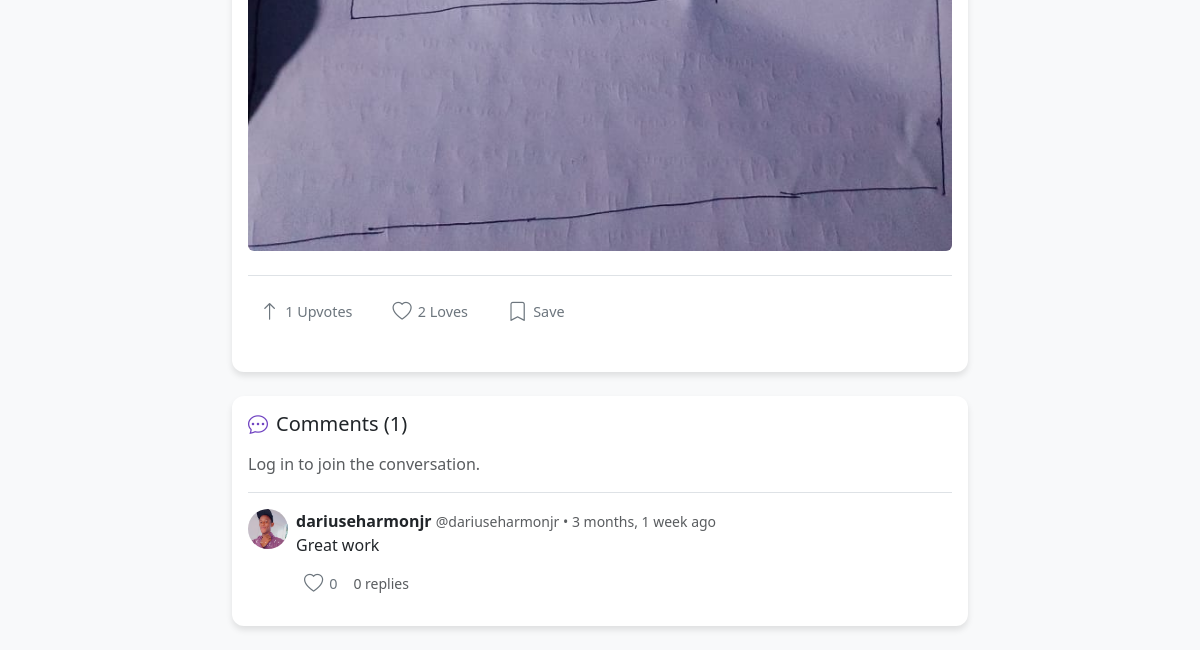
Before: /workflow/5/ (lower part) with the older database file.
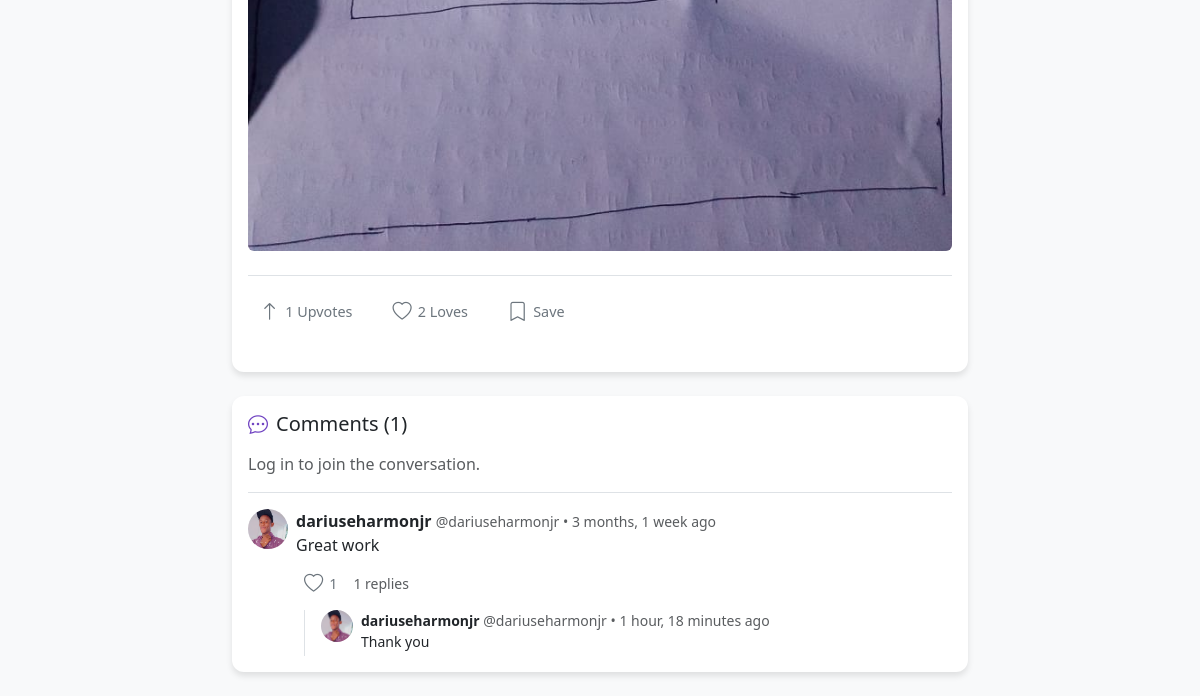
After: the same page with the newer database file.
### workflows/models.py (models this page shows, shortened)
class Workflow(models.Model):
    AI_MODELS = (
        ('ChatGPT', 'ChatGPT'), ('Midjourney', 'Midjourney'), ('Claude', 'Claude'),
        ('Gemini', 'Gemini'), ('Grok', 'Grok'), ('Kimi', 'Kimi'), ('Qwen', 'Qwen'), ('Other', 'Other')
    )
    author = models.ForeignKey(User, on_delete=models.CASCADE, related_name='workflows')
    title = models.CharField(max_length=250)
    description = models.TextField(help_text="Describe the prompt output")
    prompt_text = models.TextField(help_text="The actual prompt text")
    ai_model = models.CharField(max_length=60, choices=AI_MODELS)
    output_image = models.ImageField(upload_to='outputs/', blank=True, null=True)
    output_video = models.FileField(upload_to='outputs/videos/', blank=True, null=True)
    created_at = models.DateTimeField(auto_now_add=True)
    updated_at = models.DateTimeField(auto_now=True)
    class Meta:
        ordering = ['-created_at']
    @property
    def total_upvotes(self):
        return self.upvotes.count()

class Comment(models.Model):
    workflow = models.ForeignKey(Workflow, on_delete=models.CASCADE, related_name='comments')
    author = models.ForeignKey(User, on_delete=models.CASCADE)
    text = models.TextField()
    created_at = models.DateTimeField(auto_now_add=True)
    class Meta:
        ordering = ['-created_at']

class Profile(models.Model):
    user = models.OneToOneField(User, on_delete=models.CASCADE, related_name='profile')
    bio = models.TextField(max_length=500, blank=True, help_text="Tell us about yourself!")
    profile_picture = models.ImageField(upload_to='avatars/', blank=True, null=True)
    date_of_birth = models.DateField()

    class Reply(models.Model):
        comment = models.ForeignKey("Comment", on_delete=models.CASCADE, related_name="replies")
        author = models.ForeignKey(_dj_settings.AUTH_USER_MODEL, on_delete=models.CASCADE)
        text = models.TextField()
        created_at = models.DateTimeField(auto_now_add=True)
        class Meta:
            ordering = ["created_at"]

### workflows/views.py (the view, shortened to what this page needs)
# urls.py: path('workflow/<int:pk>/', views.detail_view, name='detail'),
def detail_view(request, pk):
    workflow = get_object_or_404(Workflow, pk=pk)
    is_loved = False
    is_upvoted = False
    is_bookmarked = False
    following_usernames = []
    return render(request, 'workflows/detail.html', {
        'workflow': workflow, 'is_loved': is_loved, 'is_upvoted': is_upvoted, 'is_bookmarked': is_bookmarked, 'following_usernames': following_usernames
    })

### workflows/context_processors.py (called while the page is built)
def unread_notifications(request):
    if request.user.is_authenticated:
        return {'unread_notifications_count': request.user.notifications.filter(is_read=False).count()}
    return {'unread_notifications_count': 0}

### workflows/templatetags/comment_extras.py (called while the page is built)
@register.filter
def body(comment):
    for name in ("text", "content", "body", "message", "comment"):
        value = getattr(comment, name, None)
        if isinstance(value, str) and value:
            return value
    return ""

@register.simple_tag
def comment_liked(comment, user):
    if not getattr(user, "is_authenticated", False):
        return False
    return comment.likes.filter(user=user).exists()

### workflows/templates/workflows/detail.html (shortened to what this page needs)
{% extends 'workflows/base.html' %}
{% block content %}
<div class="row justify-content-center">
    <div class="col-md-8">
        <div class="card mb-4">
            <div class="card-body">
                {% if workflow.output_image %}
                    <div class="mb-4">
                        <img src="{{ workflow.output_image.url }}" class="img-fluid rounded" alt="Output">
                    </div>
                {% endif %}
                <div class="d-flex align-items-center gap-3 mb-4 pt-3 border-top">
                    <form action="{% url 'upvote' workflow.pk %}" method="POST" class="upvote-form m-0">
                        <button type="submit" class="action-btn upvote-btn {% if is_upvoted %}active{% endif %}">
                            <i class="bi {% if is_upvoted %}bi-arrow-up-fill{% else %}bi-arrow-up{% endif %}"></i>
                            <span class="upvote-count">{{ workflow.total_upvotes }} Upvotes</span>
                        </button>
                    </form>
                    <form action="{% url 'toggle_love' workflow.pk %}" method="POST" class="love-form m-0">
                        <button type="submit" class="action-btn love-btn {% if is_loved %}active{% endif %}">
                            <i class="bi {% if is_loved %}bi-heart-fill{% else %}bi-heart{% endif %}"></i>
                            <span class="love-count">{{ workflow.love_reactions.count }} Loves</span>
                        </button>
                    </form>
                    <form action="{% url 'toggle_bookmark' workflow.pk %}" method="POST" class="bookmark-form m-0">
                        <button type="submit" class="action-btn bookmark-btn {% if is_bookmarked %}active{% endif %}">
                            <i class="bi {% if is_bookmarked %}bi-bookmark-fill{% else %}bi-bookmark{% endif %}"></i>
                            <span>Save</span>
                        </button>
                    </form>
                </div>
            </div>
        </div>
        {% include 'workflows/_comments.html' %}
    </div>
</div>
{% endblock %}

### workflows/templates/workflows/base.html (shortened to what this page needs)
<!DOCTYPE html>
<html lang="en">
<head>
    <link href="https://cdn.jsdelivr.net/npm/bootstrap@5.3.0/dist/css/bootstrap.min.css" rel="stylesheet">
    <link rel="stylesheet" href="https://cdn.jsdelivr.net/npm/bootstrap-icons@1.11.0/font/bootstrap-icons.css">
</head>
<body>
    <div class="container mt-4">
        {% block content %}{% endblock %}
    </div>
</body>
</html>

### workflows/templates/workflows/_comments.html
{% load comment_extras %}
<div class="card mb-4">
    <div class="card-body">
        <h5 class="mb-3"><i class="bi bi-chat-dots me-2" style="color:#6f42c1;"></i>Comments (<span id="comments-count">{{ workflow.comments.count }}</span>)</h5>
        {% if user.is_authenticated %}
        <form method="POST" action="{% url 'post_comment' workflow.pk %}" class="mb-4">
            {% csrf_token %}
            <textarea name="text" rows="3" class="form-control modern-input mb-2" placeholder="Share your thoughts..." required></textarea>
            <button type="submit" class="btn btn-primary rounded-pill px-4">Post Comment</button>
        </form>
        {% else %}
        <p class="text-muted">Log in to join the conversation.</p>
        {% endif %}
        <div id="comments-list">
            {% for comment in workflow.comments.all %}
                {% include 'workflows/_comment.html' %}
            {% empty %}
                <p class="text-muted mb-0">No comments yet. Start the conversation.</p>
            {% endfor %}
        </div>
    </div>
</div>

### workflows/templates/workflows/_comment.html (shortened to what this page needs)
{% load comment_extras %}
<div class="border-top pt-3 mt-3" id="comment-{{ comment.pk }}">
    <div class="d-flex">
        <a href="{% url 'profile' comment.author.username %}" class="text-decoration-none me-2">
            {% if comment.author.profile.profile_picture %}
                <img src="{{ comment.author.profile.profile_picture.url }}" class="rounded-circle" style="width:40px;height:40px;object-fit:cover;">
            {% else %}
                <div class="bg-secondary rounded-circle d-flex align-items-center justify-content-center text-white" style="width:40px;height:40px;">{{ comment.author.username|first|upper }}</div>
            {% endif %}
        </a>
        <div class="flex-grow-1">
            <div class="fw-bold">{{ comment.author.get_full_name|default:comment.author.username }} <span class="text-muted small fw-normal">@{{ comment.author.username }} &bull; {{ comment.created_at|timesince }} ago</span></div>
            <p class="mb-2">{{ comment|body }}</p>
            <div class="d-flex align-items-center gap-2 mb-2">
                {% comment_liked comment user as liked %}
                <form method="POST" action="{% url 'like_comment' comment.pk %}" class="like-form-v2 d-inline m-0">
                    <button type="submit" class="action-btn love-btn {% if liked %}active{% endif %}" style="padding:4px 8px;">
                        <i class="bi {% if liked %}bi-heart-fill{% else %}bi-heart{% endif %}"></i>
                        <span class="like-count">{{ comment.likes.count }}</span>
                    </button>
                </form>
                <span class="text-muted small"><span id="reply-count-{{ comment.pk }}">{{ comment.replies.count }}</span> replies</span>
            </div>
            <div id="replies-{{ comment.pk }}" class="ms-2 border-start ps-3">
                {% for reply in comment.replies.all %}
                    {% include 'workflows/_reply.html' %}
                {% endfor %}
            </div>
        </div>
    </div>
</div>

### workflows/templates/workflows/_reply.html
<div class="d-flex mt-2">
    <a href="{% url 'profile' reply.author.username %}" class="text-decoration-none me-2">
        {% if reply.author.profile.profile_picture %}
            <img src="{{ reply.author.profile.profile_picture.url }}" class="rounded-circle" style="width:32px;height:32px;object-fit:cover;">
        {% else %}
            <div class="bg-secondary rounded-circle d-flex align-items-center justify-content-center text-white" style="width:32px;height:32px;font-size:0.8rem;">{{ reply.author.username|first|upper }}</div>
        {% endif %}
    </a>
    <div>
        <div class="fw-bold small">{{ reply.author.get_full_name|default:reply.author.username }} <span class="text-muted fw-normal">@{{ reply.author.username }} &bull; {{ reply.created_at|timesince }} ago</span></div>
        <p class="mb-1 small">{{ reply.text }}</p>
    </div>
</div>

### workflows/templates/workflows/base.html (style rules this page uses)
body { background-color: #f8f9fa; transition: background-color 0.3s ease, color 0.3s ease; }
.card { box-shadow: 0 4px 6px rgba(0,0,0,0.1); border: none; border-radius: 12px; transition: background-color 0.3s ease; }
.action-btn { background: transparent; border: none; color: #6c757d; font-size: 0.9rem; font-weight: 500; padding: 6px 12px; border-radius: 20px; transition: all 0.2s ease; display: inline-flex; align-items: center; gap: 6px; cursor: pointer; }
.action-btn i { font-size: 1.2rem; transition: transform 0.2s ease; }

Changed rows visible on the page:
computed for Comment "Great work": likes.count "0" → "1"; replies.count "0" → "1"
added Reply: author.profile.profile_picture (picture), author.get_full_name "dariuseharmonjr", author.username "dariuseharmonjr", created_at "1 hour, 18 minutes", text "Thank you"
